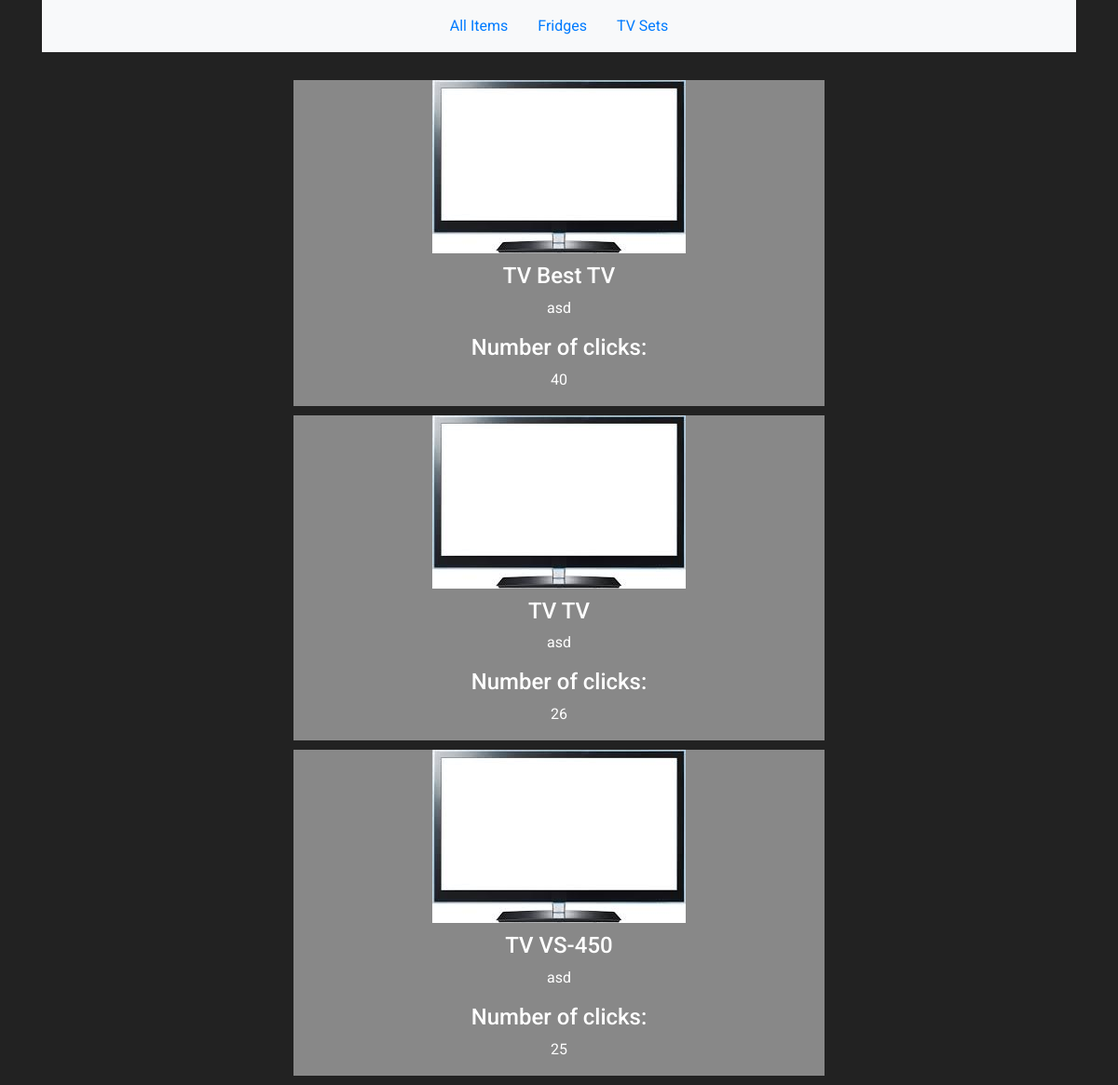
/items/tv-sets, run on an earlier commit of the app's database.
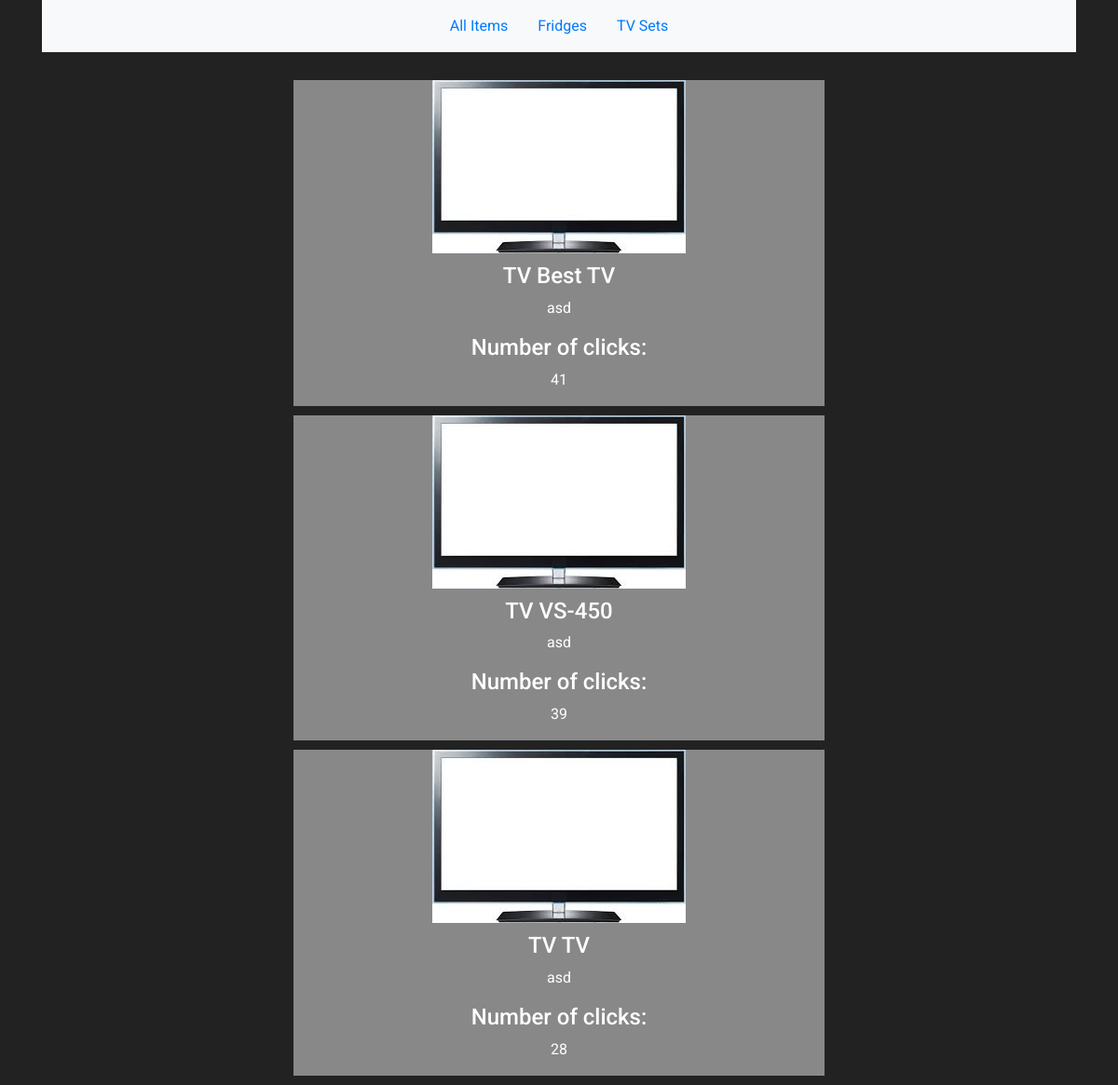
And on a later commit of the database.
### items/models.py (models this page shows, shortened)
class Item(models.Model):
    name = models.CharField(max_length=48, default='Item')
    category = models.ForeignKey('Category', on_delete=models.SET_NULL, null=True)
    manufacturer = models.ForeignKey('Manufacturer', on_delete=models.SET_NULL, null=True)
    item_image = models.ForeignKey('ItemImage', on_delete=models.SET_NULL, null=True, blank=True)
    description = models.TextField(max_length=500, help_text='Enter a description of an item', blank=True, null=True)
    number_of_clicks = models.PositiveIntegerField(default=0)
    class Meta:
        ordering = ["-number_of_clicks"]

class ItemImage(models.Model):
    image = models.ImageField(upload_to='items_images/')
    image_category = models.ForeignKey('Category', on_delete=models.SET_NULL, null=True)

class Category(models.Model):
    category = models.CharField(max_length=15)
    class Meta:
        verbose_name_plural = 'categories'

### items/views.py (the view)
# urls.py: path("tv-sets", TVList.as_view(), name="tv-list"),
class TVList(ListView):
    model = Item
    context_object_name = 'items'
    queryset = Item.objects.filter(category__category='TV')
    template_name = 'items/tv_list.html'

### items/templates/items/tv_list.html (shortened to what this page needs)
{% extends "base.html" %}
{% block content %}
  {% for item in items %}
    {% include 'items/item_view.html' %}
  {% endfor %}
{% endblock %}

### items/templates/items/item_view.html
{% load static %}
  <div class="row align-items-center click-container" style="padding-bottom: 10px;" data-item-id="{{ item.id }}">
    <div class="col-6 mx-auto text-center item-div">
      <div class="image-div">
        <img src="{{ item.item_image.image.url }}" class="img-responsive" alt='Image of an Item'>
      </div>
      <h4>{{ item.category.category }} {{ item.name }}</h4>
      <p>
          {{ item.description|truncatechars_html:70 }}
      </p>
      <h4>Number of clicks:</h4>
      <p class="clicks-number">{{ item.number_of_clicks }}</p>
    </div>
</div>

What changed in the data, as far as the page shows it:
changed Item "Best TV": number_of_clicks "40" → "41"
changed Item "VS-450": number_of_clicks "25" → "39"; moves up the list
changed Item (number 3 of 3 on the later page): number_of_clicks "26" → "28"
